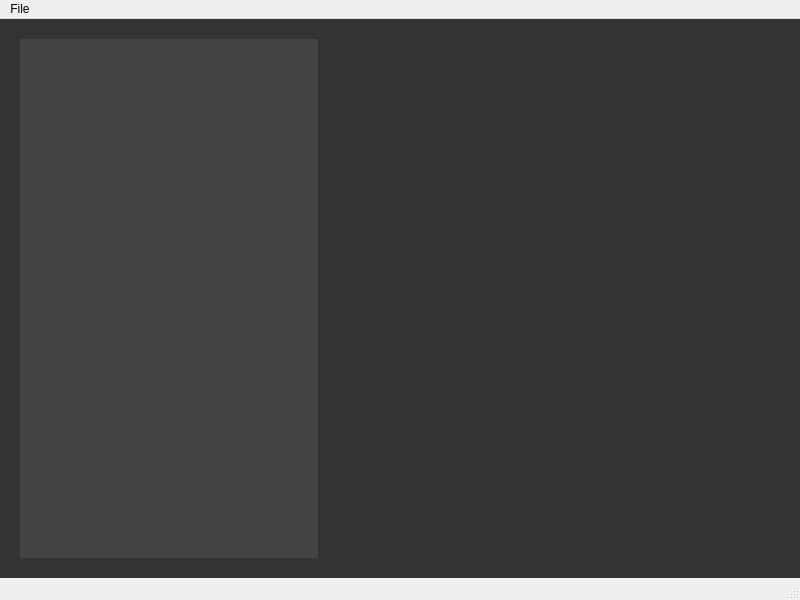
<?xml version="1.0" encoding="UTF-8"?>
<ui version="4.0">
 <class>MainWindow</class>
 <widget class="QMainWindow" name="MainWindow">
  <property name="geometry">
   <rect>
    <x>0</x>
    <y>0</y>
    <width>800</width>
    <height>600</height>
   </rect>
  </property>
  <property name="windowTitle">
   <string>Template Editor</string>
  </property>
  <property name="styleSheet">
   <string notr="true"/>
  </property>
  <widget class="QWidget" name="centralwidget">
   <property name="styleSheet">
    <string notr="true">background-color: #333;</string>
   </property>
   <layout class="QHBoxLayout" name="horizontalLayout_2">
    <item>
     <layout class="QHBoxLayout" name="horizontalLayout" stretch="0,1">
      <property name="leftMargin">
       <number>10</number>
      </property>
      <property name="topMargin">
       <number>10</number>
      </property>
      <property name="rightMargin">
       <number>10</number>
      </property>
      <property name="bottomMargin">
       <number>10</number>
      </property>
      <item>
       <widget class="QFrame" name="frame">
        <property name="minimumSize">
         <size>
          <width>300</width>
          <height>0</height>
         </size>
        </property>
        <property name="styleSheet">
         <string notr="true">background-color: #444;</string>
        </property>
        <property name="frameShape">
         <enum>QFrame::StyledPanel</enum>
        </property>
        <property name="frameShadow">
         <enum>QFrame::Raised</enum>
        </property>
        <layout class="QHBoxLayout" name="horizontalLayout_3">
         <item>
          <layout class="QVBoxLayout" name="valuesContainer"/>
         </item>
        </layout>
       </widget>
      </item>
      <item>
       <layout class="QVBoxLayout" name="webViewContainer"/>
      </item>
     </layout>
    </item>
   </layout>
  </widget>
  <widget class="QMenuBar" name="menubar">
   <property name="geometry">
    <rect>
     <x>0</x>
     <y>0</y>
     <width>800</width>
     <height>21</height>
    </rect>
   </property>
   <widget class="QMenu" name="menuFile">
    <property name="title">
     <string>File</string>
    </property>
    <addaction name="exportTemplate"/>
   </widget>
   <addaction name="menuFile"/>
  </widget>
  <widget class="QStatusBar" name="statusbar"/>
  <action name="exportAsPNG">
   <property name="text">
    <string>As PNG</string>
   </property>
  </action>
  <action name="exportAsPDF">
   <property name="text">
    <string>As PDF</string>
   </property>
  </action>
  <action name="exportTemplate">
   <property name="text">
    <string>Export</string>
   </property>
  </action>
 </widget>
 <resources/>
 <connections/>
</ui>
